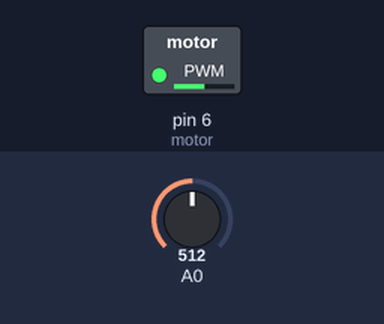
Bench run of a sketch on a simulated Arduino Uno, built with avr-gcc and run on an emulated ATmega328P. Shown: switched loads named in the sketch (green lamp = pin HIGH). The test bench sets the inputs (shaded band); at power-on: A0 = 512.

Above: at 1.2 s.
1.3 s: A0 set to 716
At 2.3 s:
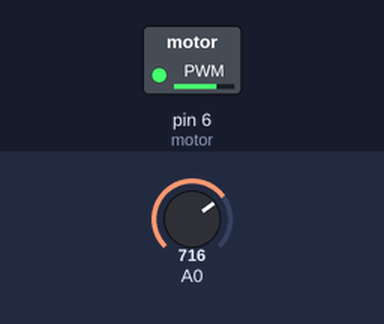
2.8 s: A0 set to 900
At 3.5 s:
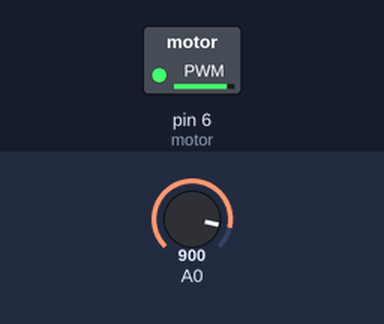
4.3 s: A0 set to 122
At 4.6 s:
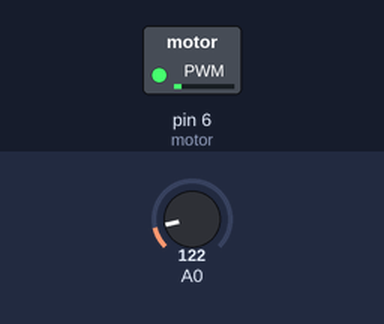
5.8 s: A0 set to 0
At 6.9 s:
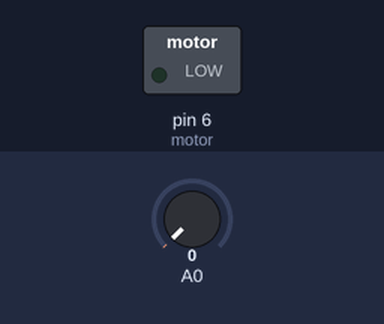
Timing chart, 0 to 8.3 s (numbered marks = the images above; inputs shaded):
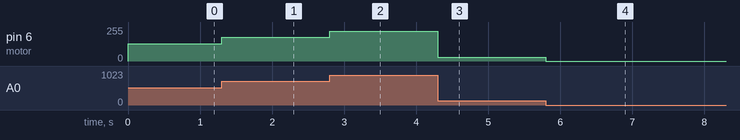

Measured:
- after the input at 1.3 s, pin 6 (motor): 128/255 → 179/255 at once
- after the input at 2.8 s, pin 6 (motor): 179/255 → 225/255 at once
- after the input at 4.3 s, pin 6 (motor): 225/255 → 30/255 at once
- after the input at 5.8 s, pin 6 (motor): 30/255 → 0/255 at once

The sketch:

_120315_motorcontroltests.ino
```cpp
//example 04 (pg57): run a motor's velocity via a pentiometer

const int motor = 6;   // define what pin the LED is on
int velocity = 0;  //set a variable i equal to 0

void setup(){
  //Serial.begin(9600);
  pinMode(motor,OUTPUT);  //Set the pin the LED is on to an output pin
}

void loop(){
    velocity = analogRead(0);  //read analog value on pin A0
    analogWrite(motor, velocity/4);  //write the analog value of A0 (velocity) to the motor output pin
  //Serial.print(velocity/4);
}
```
